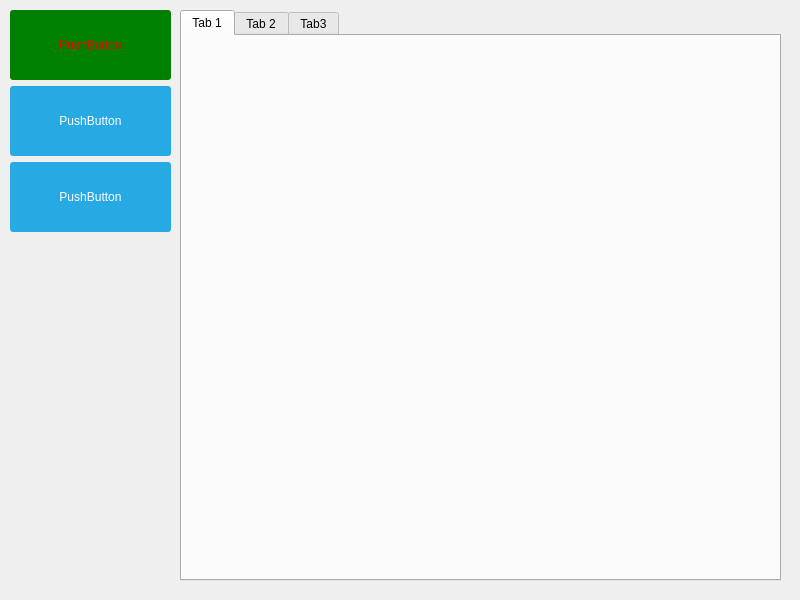
<?xml version="1.0" encoding="UTF-8"?>
<ui version="4.0">
 <class>MainWindow</class>
 <widget class="QMainWindow" name="MainWindow">
  <property name="geometry">
   <rect>
    <x>0</x>
    <y>0</y>
    <width>800</width>
    <height>600</height>
   </rect>
  </property>
  <property name="windowTitle">
   <string>MainWindow</string>
  </property>
  <widget class="QWidget" name="centralwidget">
   <property name="styleSheet">
    <string notr="true">QPushButton {
     color: white;
     background-color: #27a9e3;
     border-width: 0px;
     border-radius: 3px;
}

QPushButton:hover {
     color: white;
     background-color: #66c011;
     border-width: 0px;
     border-radius: 3px;
}

QPushButton:pressed {
     color: white;
     background-color: yellow;
     border-width: 0px;
     border-radius: 3px;
}

QPushButton[pagematches=true] {
     color: white;
     background-color: red;
     border-width: 0px;
     border-radius: 3px;
}

QPushButton[pagematches=true]:hover {
     color: white;
     background-color: #66c011;
     border-width: 0px;
     border-radius: 3px;
}

QPushButton[pagematches=true]:pressed {
     color: white;
     background-color: yellow;
     border-width: 0px;
     border-radius: 3px;
}

</string>
   </property>
   <widget class="QWidget" name="verticalLayoutWidget">
    <property name="geometry">
     <rect>
      <x>10</x>
      <y>10</y>
      <width>161</width>
      <height>571</height>
     </rect>
    </property>
    <layout class="QVBoxLayout" name="verticalLayout">
     <item>
      <widget class="QPushButton" name="pushButton">
       <property name="minimumSize">
        <size>
         <width>0</width>
         <height>70</height>
        </size>
       </property>
       <property name="styleSheet">
        <string notr="true">#pushButton 
{
color : red;
background-color : green;
}

/* QPushButton would have resulted on the same thing
If i have used this, it will affect all the QPushButton in the hireracht but since there is only one it will affect only this pushButton
and Also this take precendence to the stylesheet of the parent widget 
*/</string>
       </property>
       <property name="text">
        <string>PushButton</string>
       </property>
      </widget>
     </item>
     <item>
      <widget class="QPushButton" name="pushButton_2">
       <property name="minimumSize">
        <size>
         <width>0</width>
         <height>70</height>
        </size>
       </property>
       <property name="text">
        <string>PushButton</string>
       </property>
      </widget>
     </item>
     <item>
      <widget class="QPushButton" name="pushButton_3">
       <property name="minimumSize">
        <size>
         <width>0</width>
         <height>70</height>
        </size>
       </property>
       <property name="text">
        <string>PushButton</string>
       </property>
      </widget>
     </item>
     <item>
      <spacer name="verticalSpacer">
       <property name="orientation">
        <enum>Qt::Vertical</enum>
       </property>
       <property name="sizeHint" stdset="0">
        <size>
         <width>20</width>
         <height>40</height>
        </size>
       </property>
      </spacer>
     </item>
    </layout>
   </widget>
   <widget class="QWidget" name="horizontalLayoutWidget">
    <property name="geometry">
     <rect>
      <x>180</x>
      <y>10</y>
      <width>601</width>
      <height>571</height>
     </rect>
    </property>
    <layout class="QHBoxLayout" name="horizontalLayout">
     <item>
      <widget class="QTabWidget" name="tabWidget">
       <property name="currentIndex">
        <number>0</number>
       </property>
       <property name="tabsClosable">
        <bool>false</bool>
       </property>
       <property name="movable">
        <bool>false</bool>
       </property>
       <widget class="QWidget" name="tab">
        <attribute name="title">
         <string>Tab 1</string>
        </attribute>
       </widget>
       <widget class="QWidget" name="tab_2">
        <attribute name="title">
         <string>Tab 2</string>
        </attribute>
       </widget>
       <widget class="QWidget" name="tab_3">
        <attribute name="title">
         <string>Tab3</string>
        </attribute>
       </widget>
      </widget>
     </item>
    </layout>
   </widget>
  </widget>
 </widget>
 <resources/>
 <connections/>
</ui>
